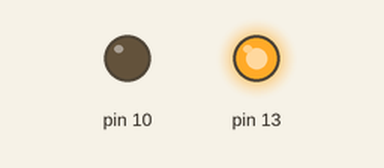
Simulated run of this sketch. Board: Arduino Uno, built with avr-gcc and run on an emulated ATmega328P. Parts: output pins drawn as LEDs (lit = HIGH).

Above: at 0.7 s.
At 2.2 s:
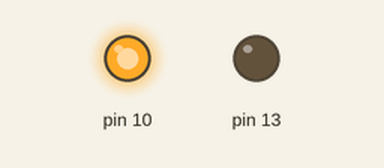
At 3.7 s:
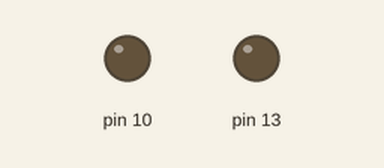
Timing chart, 0 to 5.9 s (numbered marks = the images above):
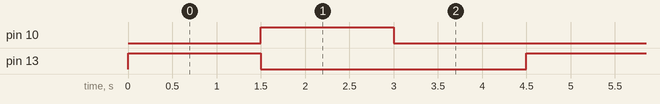

Measured:
- by itself, pin 10, pin 13: alternates HIGH for 1.5 s and LOW for 3.0 s
- by itself, everything shown: repeats every 4.5 s, in 3 steps

The sketch:

opdracht1.ino
```cpp
void setup() {


  pinMode(13, OUTPUT);
  pinMode(10, OUTPUT);

  // put your setup code here, to run once:

}

void loop() {
  // put your main code here, to run repeatedly:
  digitalWrite(13, HIGH);
  delay(1500);
  digitalWrite(13, LOW);
  digitalWrite(10, HIGH);
   delay(1500);
  digitalWrite(10, LOW);
  delay(1500);
}
```
